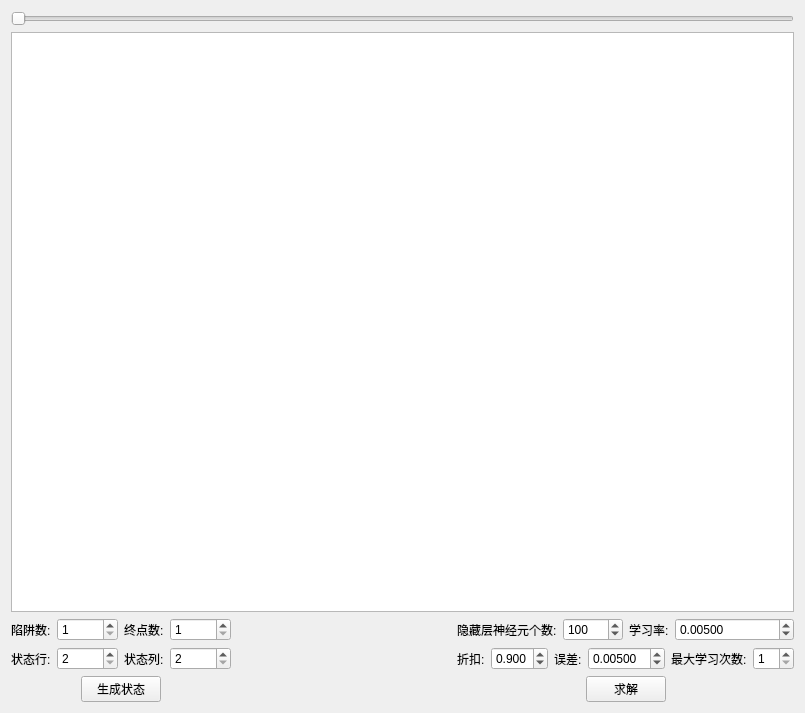
<?xml version="1.0" encoding="UTF-8"?>
<ui version="4.0">
 <class>deep_q_networkClass</class>
 <widget class="QWidget" name="deep_q_networkClass">
  <property name="geometry">
   <rect>
    <x>0</x>
    <y>0</y>
    <width>805</width>
    <height>713</height>
   </rect>
  </property>
  <property name="windowTitle">
   <string>deep_q_network</string>
  </property>
  <layout class="QVBoxLayout" name="verticalLayout_3">
   <item>
    <widget class="QSlider" name="horizontalSlider">
     <property name="orientation">
      <enum>Qt::Horizontal</enum>
     </property>
    </widget>
   </item>
   <item>
    <widget class="QTableWidget" name="tableWidget"/>
   </item>
   <item>
    <layout class="QHBoxLayout" name="horizontalLayout_13">
     <item>
      <layout class="QVBoxLayout" name="verticalLayout">
       <item>
        <layout class="QHBoxLayout" name="horizontalLayout_17">
         <item>
          <layout class="QHBoxLayout" name="horizontalLayout_8" stretch="0,10">
           <item>
            <widget class="QLabel" name="label_5">
             <property name="text">
              <string>陷阱数:</string>
             </property>
            </widget>
           </item>
           <item>
            <widget class="QSpinBox" name="spinBox_trap">
             <property name="minimum">
              <number>1</number>
             </property>
            </widget>
           </item>
          </layout>
         </item>
         <item>
          <layout class="QHBoxLayout" name="horizontalLayout_7" stretch="0,10">
           <item>
            <widget class="QLabel" name="label_6">
             <property name="text">
              <string>终点数:</string>
             </property>
            </widget>
           </item>
           <item>
            <widget class="QSpinBox" name="spinBox_target">
             <property name="minimum">
              <number>1</number>
             </property>
            </widget>
           </item>
          </layout>
         </item>
        </layout>
       </item>
       <item>
        <layout class="QHBoxLayout" name="horizontalLayout_5">
         <item>
          <layout class="QHBoxLayout" name="horizontalLayout_3" stretch="0,10">
           <item>
            <widget class="QLabel" name="label_2">
             <property name="text">
              <string>状态行:</string>
             </property>
            </widget>
           </item>
           <item>
            <widget class="QSpinBox" name="spinBox_row">
             <property name="minimum">
              <number>2</number>
             </property>
            </widget>
           </item>
          </layout>
         </item>
         <item>
          <layout class="QHBoxLayout" name="horizontalLayout_4" stretch="0,10">
           <item>
            <widget class="QLabel" name="label_3">
             <property name="text">
              <string>状态列:</string>
             </property>
            </widget>
           </item>
           <item>
            <widget class="QSpinBox" name="spinBox_col">
             <property name="minimum">
              <number>2</number>
             </property>
            </widget>
           </item>
          </layout>
         </item>
        </layout>
       </item>
       <item>
        <layout class="QHBoxLayout" name="horizontalLayout">
         <item>
          <spacer name="horizontalSpacer">
           <property name="orientation">
            <enum>Qt::Horizontal</enum>
           </property>
           <property name="sizeHint" stdset="0">
            <size>
             <width>40</width>
             <height>20</height>
            </size>
           </property>
          </spacer>
         </item>
         <item>
          <widget class="QPushButton" name="pushButton_make_state">
           <property name="text">
            <string>生成状态</string>
           </property>
          </widget>
         </item>
         <item>
          <spacer name="horizontalSpacer_2">
           <property name="orientation">
            <enum>Qt::Horizontal</enum>
           </property>
           <property name="sizeHint" stdset="0">
            <size>
             <width>40</width>
             <height>20</height>
            </size>
           </property>
          </spacer>
         </item>
        </layout>
       </item>
      </layout>
     </item>
     <item>
      <spacer name="horizontalSpacer_5">
       <property name="orientation">
        <enum>Qt::Horizontal</enum>
       </property>
       <property name="sizeHint" stdset="0">
        <size>
         <width>40</width>
         <height>20</height>
        </size>
       </property>
      </spacer>
     </item>
     <item>
      <layout class="QVBoxLayout" name="verticalLayout_2">
       <item>
        <layout class="QHBoxLayout" name="horizontalLayout_11">
         <item>
          <layout class="QHBoxLayout" name="horizontalLayout_2" stretch="0,10">
           <item>
            <widget class="QLabel" name="label">
             <property name="text">
              <string>隐藏层神经元个数:</string>
             </property>
            </widget>
           </item>
           <item>
            <widget class="QSpinBox" name="spinBox">
             <property name="minimum">
              <number>1</number>
             </property>
             <property name="maximum">
              <number>200</number>
             </property>
             <property name="value">
              <number>100</number>
             </property>
            </widget>
           </item>
          </layout>
         </item>
         <item>
          <layout class="QHBoxLayout" name="horizontalLayout_10" stretch="0,10">
           <item>
            <widget class="QLabel" name="label_8">
             <property name="text">
              <string>学习率:</string>
             </property>
            </widget>
           </item>
           <item>
            <widget class="QDoubleSpinBox" name="doubleSpinBox_learning_rate">
             <property name="decimals">
              <number>5</number>
             </property>
             <property name="value">
              <double>0.005000000000000</double>
             </property>
            </widget>
           </item>
          </layout>
         </item>
        </layout>
       </item>
       <item>
        <layout class="QHBoxLayout" name="horizontalLayout_15">
         <item>
          <layout class="QHBoxLayout" name="horizontalLayout_6" stretch="0,10">
           <item>
            <widget class="QLabel" name="label_4">
             <property name="text">
              <string>折扣:</string>
             </property>
            </widget>
           </item>
           <item>
            <widget class="QDoubleSpinBox" name="doubleSpinBox_gama">
             <property name="decimals">
              <number>3</number>
             </property>
             <property name="minimum">
              <double>0.001000000000000</double>
             </property>
             <property name="maximum">
              <double>9.999000000000001</double>
             </property>
             <property name="value">
              <double>0.900000000000000</double>
             </property>
            </widget>
           </item>
          </layout>
         </item>
         <item>
          <layout class="QHBoxLayout" name="horizontalLayout_9" stretch="0,10,0">
           <item>
            <widget class="QLabel" name="label_7">
             <property name="text">
              <string>误差:</string>
             </property>
            </widget>
           </item>
           <item>
            <widget class="QDoubleSpinBox" name="doubleSpinBox_error">
             <property name="decimals">
              <number>5</number>
             </property>
             <property name="minimum">
              <double>0.000000000000000</double>
             </property>
             <property name="maximum">
              <double>10.000000000000000</double>
             </property>
             <property name="value">
              <double>0.005000000000000</double>
             </property>
            </widget>
           </item>
           <item>
            <layout class="QHBoxLayout" name="horizontalLayout_14" stretch="0,10">
             <item>
              <widget class="QLabel" name="label_9">
               <property name="text">
                <string>最大学习次数:</string>
               </property>
              </widget>
             </item>
             <item>
              <widget class="QSpinBox" name="spinBox_learning_num">
               <property name="minimum">
                <number>1</number>
               </property>
              </widget>
             </item>
            </layout>
           </item>
          </layout>
         </item>
        </layout>
       </item>
       <item>
        <layout class="QHBoxLayout" name="horizontalLayout_12">
         <item>
          <spacer name="horizontalSpacer_3">
           <property name="orientation">
            <enum>Qt::Horizontal</enum>
           </property>
           <property name="sizeHint" stdset="0">
            <size>
             <width>40</width>
             <height>20</height>
            </size>
           </property>
          </spacer>
         </item>
         <item>
          <widget class="QPushButton" name="pushButton_solve">
           <property name="text">
            <string>求解</string>
           </property>
          </widget>
         </item>
         <item>
          <spacer name="horizontalSpacer_4">
           <property name="orientation">
            <enum>Qt::Horizontal</enum>
           </property>
           <property name="sizeHint" stdset="0">
            <size>
             <width>40</width>
             <height>20</height>
            </size>
           </property>
          </spacer>
         </item>
        </layout>
       </item>
      </layout>
     </item>
    </layout>
   </item>
  </layout>
 </widget>
 <layoutdefault spacing="6" margin="11"/>
 <resources>
  <include location="deep_q_network.qrc"/>
 </resources>
 <connections/>
</ui>
